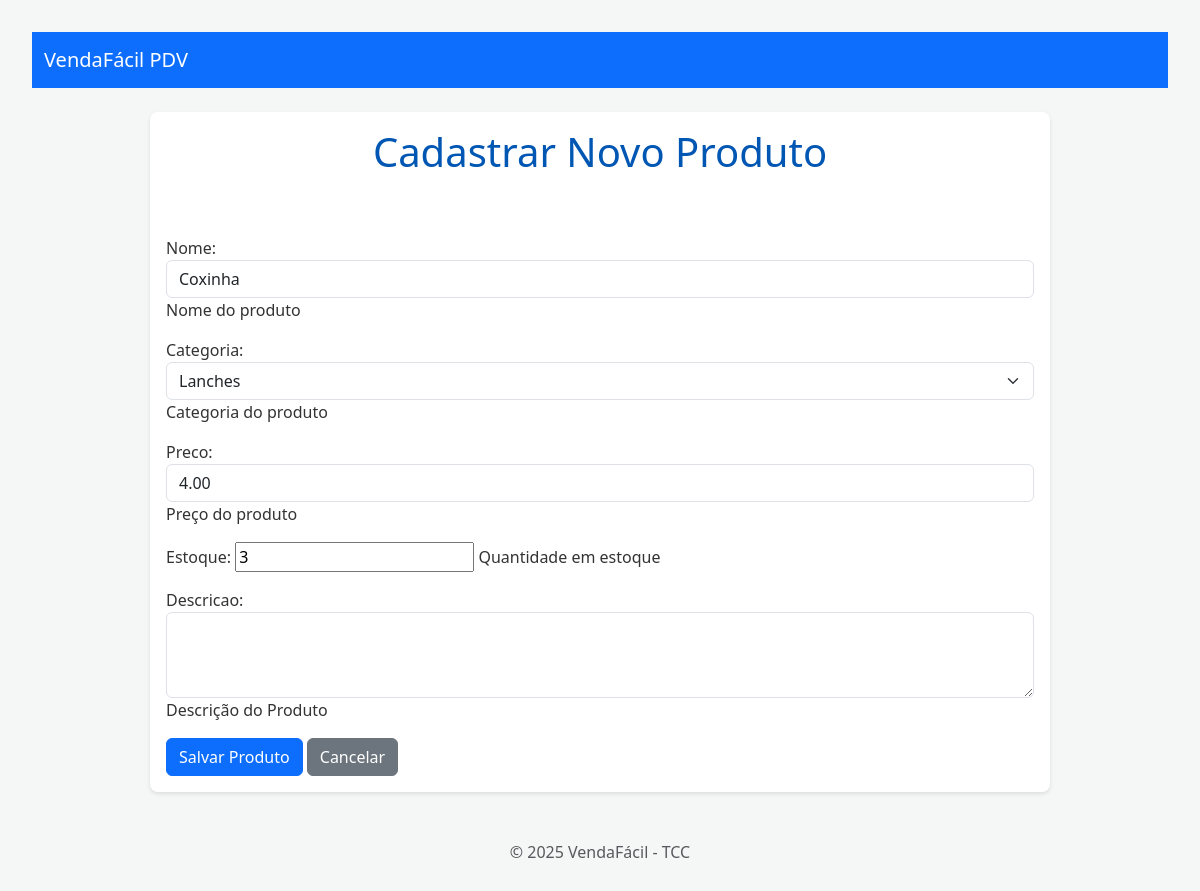
The app's page /produtos/3/editar/ with its own data.
### products/models.py (models this page shows, shortened)
class Produto(models.Model):
    nome = models.CharField(max_length=200, help_text="Nome do produto")
    descricao = models.TextField(blank=True, null=True, help_text="Descrição do Produto")
    preco = models.DecimalField(max_digits=10, decimal_places=2, help_text="Preço do produto")
    estoque = models.IntegerField(default=0, help_text="Quantidade em estoque")
    categoria = models.ForeignKey(Categoria, on_delete=models.PROTECT, related_name='produtos', help_text="Categoria do produto")
    data_criacao = models.DateTimeField(auto_now_add=True)
    data_atualizacao = models.DateTimeField(auto_now=True)

class Categoria(models.Model):
    nome = models.CharField(max_length=100, unique=True, help_text="Nome da categoria")
    def __str__(self):
        return self.nome

### products/views.py (the view)
# urls.py: path('<int:pk>/editar/', views.atualizar_produto, name='atualizar_produto'),
def atualizar_produto(request, pk):
    produto = get_object_or_404(Produto, pk=pk)
    if request.method =='POST':
        form = ProdutoForm(request.POST, instance=produto)
        if form.is_valid():
            form.save()
            return redirect('products:detalhe_produto', pk=produto.pk)
    else:
        form = ProdutoForm(instance=produto)
    context = {
        'form': form
    }
    return render(request, 'products/form_produtos.html', context)

### products/forms.py
class ProdutoForm(forms.ModelForm):
    class Meta:
        model = Produto
        fields = ['nome', 'categoria', 'preco', 'estoque', 'descricao']
        widgets = {
            'nome': forms.TextInput(attrs={'class': 'form-control'}),
            'categoria': forms.Select(attrs={'class': 'form-select'}),
            'preco': forms.NumberInput(attrs={'class': 'form-control'}),
            'descricao': forms.Textarea(attrs={'class': 'form-control', 'rows': 3}),
        }

### templates/products/form_produtos.html (shortened to what this page needs)
{% extends 'base.html' %}
{% block content %}
<h1>Cadastrar Novo Produto</h1>
<form method="POST">
    {{ form.as_p }}
    <button type="submit" class="btn btn-primary">Salvar Produto</button>
    <a href="{% url 'products:listar_produtos' %}" class="btn btn-secondary">Cancelar</a>
</form>
{% endblock %}

### static/css/main.css (style rules this page uses)
body { font-family: system-ui, -apple-system, BlinkMacSystemFont, 'Segoe UI', Roboto, Oxygen, Ubuntu, Cantarell, 'Open Sans', 'Helvetica Neue', sans-serif; background-color: #f4f7f6; color: #333; margin: 0; padding: 2em; }
h1 { color: #0056b3; text-align: center; margin-bottom: 1.5em; }

### records on screen
Produto: nome "Coxinha", categoria "Lanches", preco "4.00", estoque "3"
